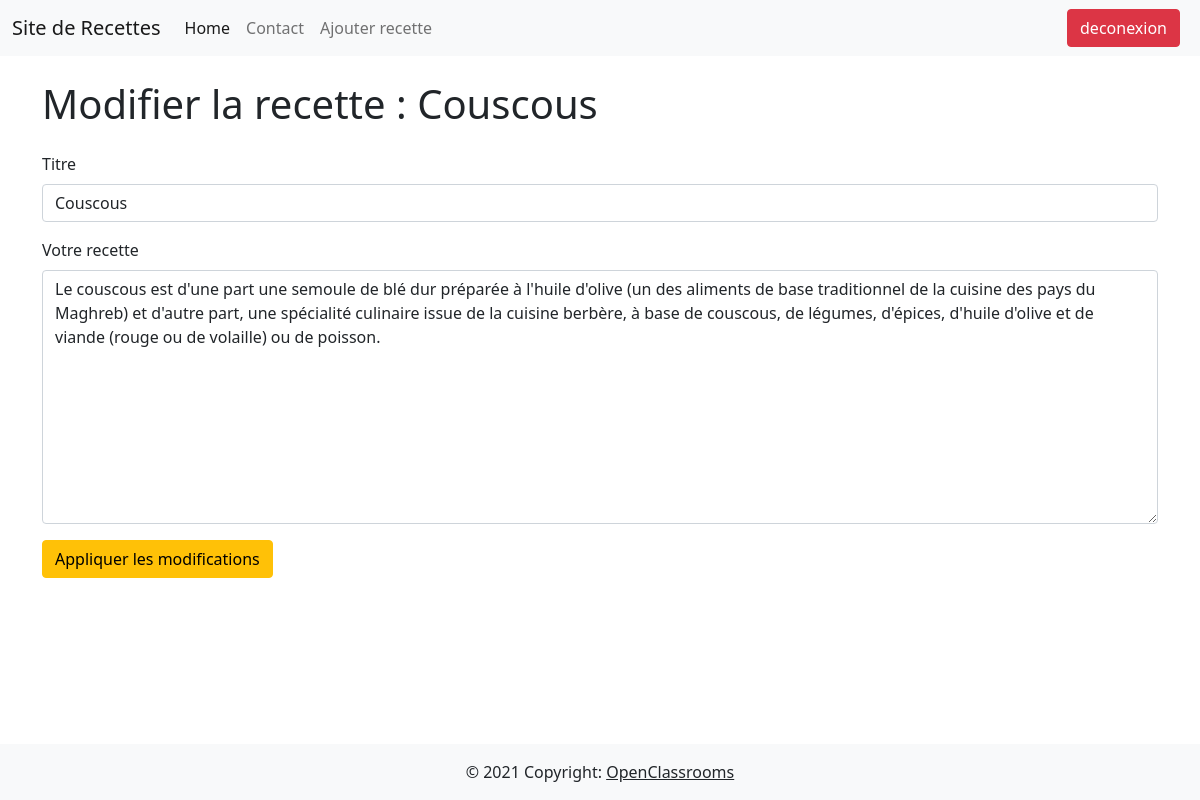
/edit_recipe.php?recipe_id=2 (signed in), run on the app's committed database.
### tables this page shows
CREATE TABLE `recettes` (
  `recpe_id` int(11) NOT NULL,
  `title` varchar(256) NOT NULL,
  `recipe` text NOT NULL,
  `author` varchar(128) DEFAULT NULL,
  `is_enabled` tinyint(1) NOT NULL
);

### edit_recipe.php (the view, shortened to what this page needs)
<?php
include_once 'header.php';
if(isset($_GET['recipe_id'])){
    $sqlRecipeQuery= 'SELECT * FROM recettes WHERE recpe_id = :recpe_id' ;
    $recipeStatement = $db->prepare($sqlRecipeQuery);
    $recipeStatement->execute(
        ['recpe_id' => $_GET['recipe_id'],]
    )or die(print_r($db->errorInfo()));
    $recipe = $recipeStatement->fetch();
}
?>
<?php if(isset($recipe)):?>
    <?php if($recipe['author']==$_SESSION['logged_user']):?>
        <h1 class="mt-4">Modifier la recette : <?php echo($recipe['title']) ?></h1>
        <form class="mt-4" action="./submit_update_recipe.php" method="POST">
            <div class="mb-3">
                <label for="formGroupExampleInput" class="form-label">Titre</label>
                <input type="text" class="form-control" id="formGroupExampleInput" name='update_title' placeholder="Titre de votre recette" required value="<?php echo($recipe['title']);?>">
            </div>
            <div class="mb-3">
                <label for="exampleFormControlTextarea1" class="form-label">Votre recette</label>
                <textarea class="form-control" id="exampleFormControlTextarea1" name='update_recipe' placeholder="Détailler votre recette" rows="10" required><?php echo($recipe['recipe']);?></textarea>
            </div>
            <div class="col-auto">
            <button type="submit" class="btn btn-warning mb-3">Appliquer les modifications</button>
        </div>
        </form>
    <?php else:?>
        <p class="alert alert-warning mt-5">Vous ne pouvez pas éditer une recette qui n'est pas la vôtre</p>
<?php endif;
endif;
include_once 'footer.php';
?>

### data on the page
recettes: title "Couscous", update_title "Couscous", update_recipe "Le couscous est d'une part une semoule de blé dur préparée à l'huile d'olive (un des aliments de base traditionnel de la cuisine des pays du Maghreb) et d'autre part, une spécialité culinaire issue de la cuisine berbère, à base de couscous, de légumes, d'épices, d'huile d'olive et de viande (rouge ou de volaille) ou de poisson."
